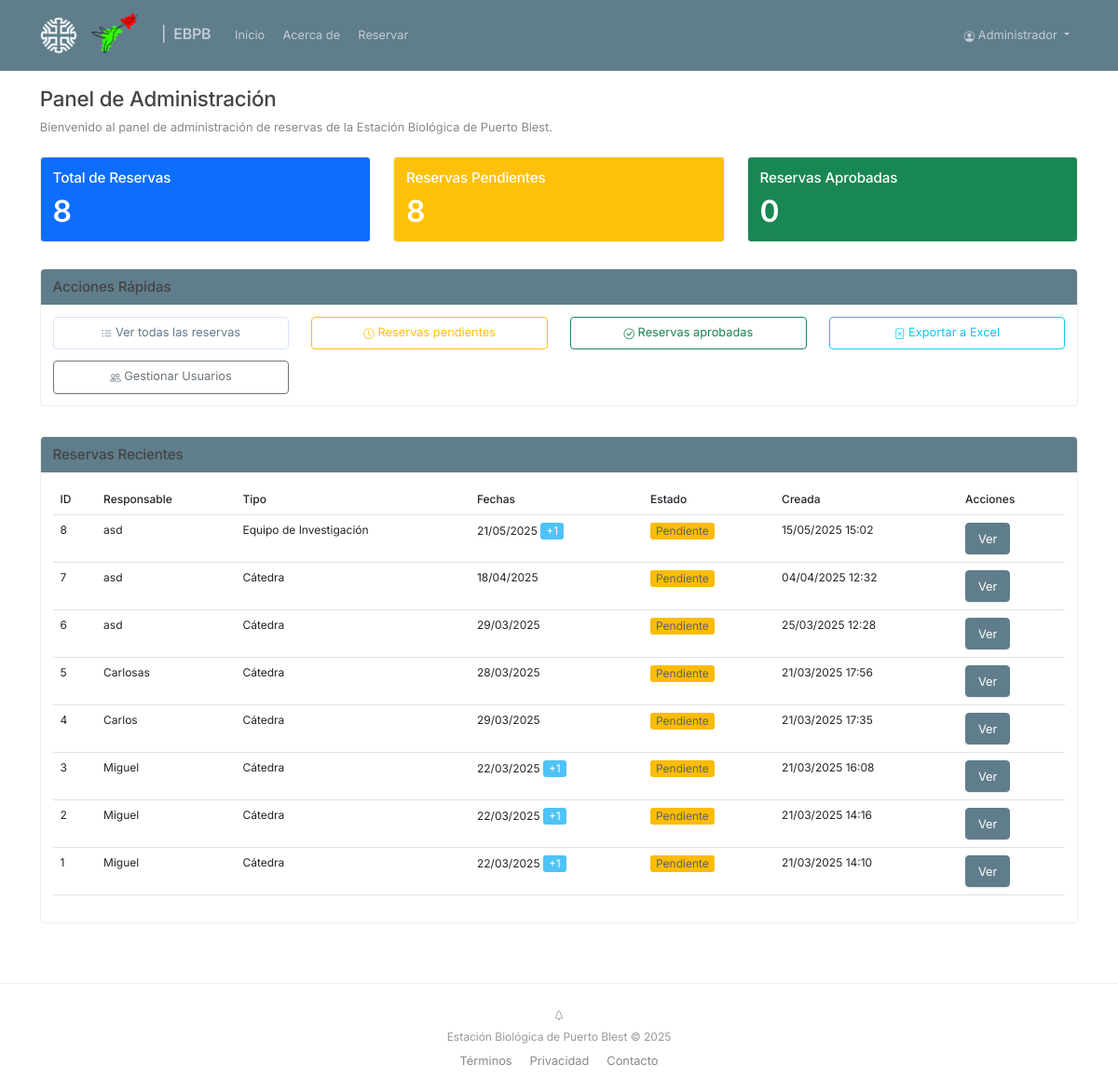
The app's page /admin/dashboard (signed in), older data.
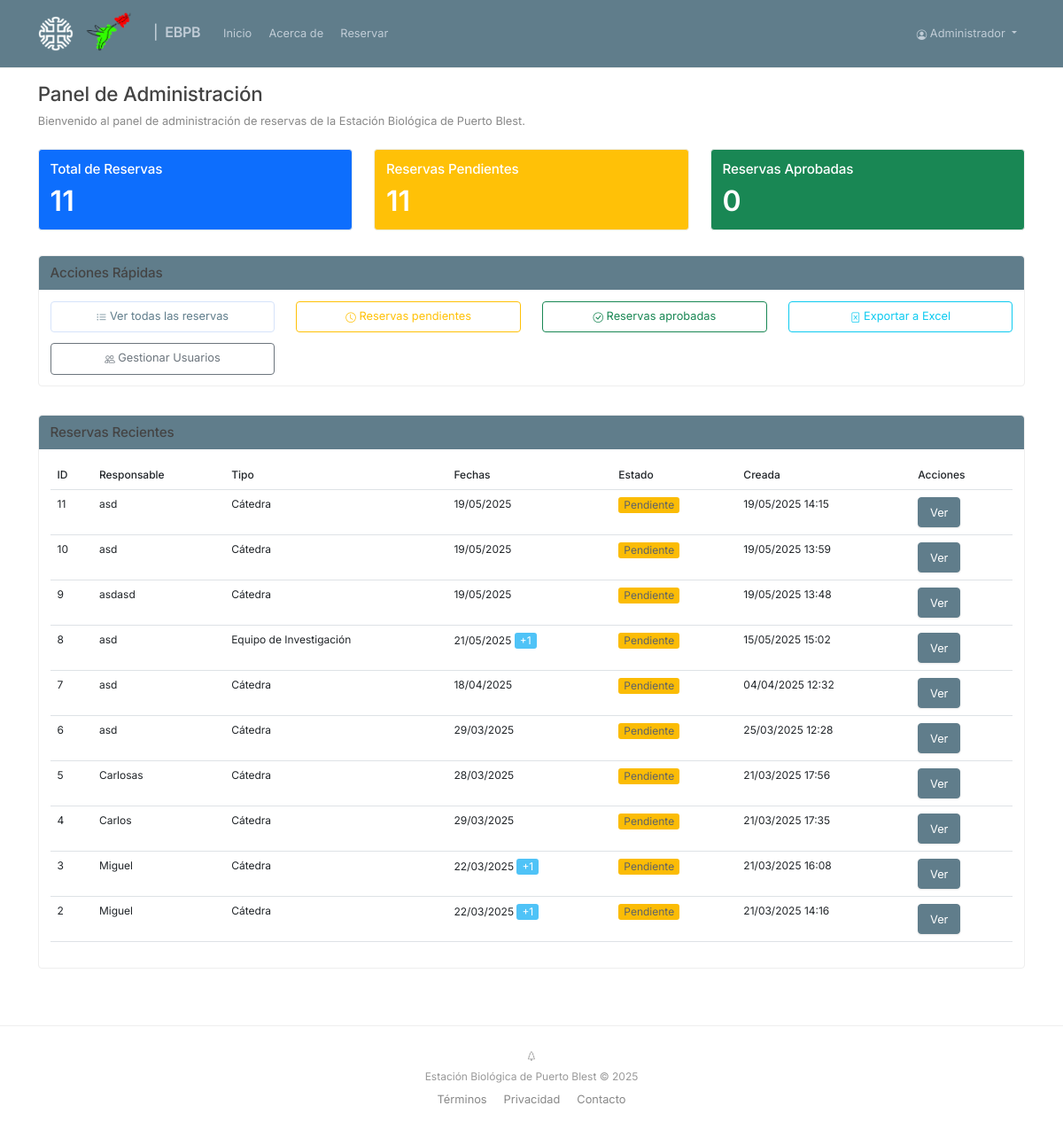
The same page, newer data.
### app/models/reservation.py (models this page shows, shortened)
class Reservation(db.Model):
    __tablename__ = 'reservations'
    id = db.Column(db.Integer, primary_key=True)
    person_in_charge = db.Column(db.String(100), nullable=False)
    dni = db.Column(db.String(20), nullable=False)
    phone = db.Column(db.String(20), nullable=False)
    email = db.Column(db.String(120), nullable=False)
    alternative_email = db.Column(db.String(120), nullable=True)
    postal_address = db.Column(db.String(200), nullable=False)
    institution = db.Column(db.String(200), nullable=False)
    reservation_type = db.Column(db.String(50), nullable=False)
    parks_permit_number = db.Column(db.String(50), nullable=True)
    department = db.Column(db.String(200), nullable=True)  # Para cátedras
    subject = db.Column(db.String(200), nullable=True)     # Para cátedras
    project_name = db.Column(db.String(500), nullable=True)  # Para equipos de investigación
    project_code = db.Column(db.String(100), nullable=True)  # Para equipos de investigación
    project_director = db.Column(db.String(100), nullable=True)  # Para equipos de investigación
    objetivos = db.Column(db.Text, nullable=True)  # Nuevo campo para objetivos
    activity_details = db.Column(db.Text, nullable=True)
    observations = db.Column(db.Text, nullable=True)
    equipment = db.Column(db.Text, nullable=True)
    requiere_pasajes = db.Column(db.Boolean, default=False)  # Nuevo campo para gestión de pasajes
    activity_sites = db.Column(db.String(255), nullable=True)  # Sitios donde se desarrollarán las actividades
    requiere_ayudantes = db.Column(db.Boolean, default=False)  # Requiere ayudantes/colaboradores
    requiere_pasajes_equipo = db.Column(db.Boolean, default=False)  # Requiere pasajes con descuento
    requiere_vianda = db.Column(db.Boolean, default=False)  # Requiere servicio de vianda
    status = db.Column(db.String(20), default='pendiente')  # pendiente, aprobada, rechazada, cancelada
    created_at = db.Column(db.DateTime, default=datetime.utcnow)
    updated_at = db.Column(db.DateTime, default=datetime.utcnow, onupdate=datetime.utcnow)
    pdf_path = db.Column(db.String(255), nullable=True)
    drive_folder_id = db.Column(db.String(255), nullable=True)
    date_ranges = db.relationship('ReservationDate', back_populates='reservation', cascade='all, delete-orphan')
    participants = db.relationship('Participant', back_populates='reservation', cascade='all, delete-orphan')

### app/models/reservation_date.py (models this page shows, shortened)
class ReservationDate(db.Model):
    __tablename__ = 'reservation_dates'
    id = db.Column(db.Integer, primary_key=True)
    reservation_id = db.Column(db.Integer, db.ForeignKey('reservations.id'), nullable=False)
    date = db.Column(db.Date, nullable=False)
    num_people = db.Column(db.Integer, nullable=False, default=1)
    is_overnight = db.Column(db.Boolean, default=False)
    purpose = db.Column(db.String(50), nullable=True)
    reservation = db.relationship('Reservation', back_populates='date_ranges')

### app/controllers/admin.py (the view)
@admin_bp.route('/dashboard')
@login_required
def dashboard():
    if not current_user.is_admin:
        flash('Acceso denegado. Necesitas permisos de administrador.', 'danger')
        return redirect(url_for('main.index'))
    total_reservations = Reservation.query.count()
    pending_reservations = Reservation.query.filter_by(status='pendiente').count()
    approved_reservations = Reservation.query.filter_by(status='aprobada').count()
    recent_reservations = Reservation.query.order_by(Reservation.created_at.desc()).limit(10).all()
    return render_template('admin/dashboard.html',
                          total_reservations=total_reservations,
                          pending_reservations=pending_reservations,
                          approved_reservations=approved_reservations,
                          recent_reservations=recent_reservations)

### app/templates/admin/dashboard.html (shortened to what the changed rows need)
{% extends 'base.html' %}
{% block content %}
<div class="row mb-4">
    <div class="col-md-12">
        <h2>Panel de Administración</h2>
    </div>
</div>
<div class="row mb-4">
    <div class="col-md-4">
        <div class="card text-white bg-primary mb-3">
            <div class="card-body">
                <h5 class="card-title">Total de Reservas</h5>
                <p class="card-text display-4">{{ total_reservations }}</p>
            </div>
        </div>
    </div>
    <div class="col-md-4">
        <div class="card text-white bg-warning mb-3">
            <div class="card-body">
                <h5 class="card-title">Reservas Pendientes</h5>
                <p class="card-text display-4">{{ pending_reservations }}</p>
            </div>
        </div>
    </div>
</div>
<div class="row">
    <div class="col-md-12">
        <div class="card">
            <div class="card-body">
                <div class="table-responsive">
                    <table class="table table-hover">
                        <thead>
                            <tr>
                                <th>ID</th>
                                <th>Responsable</th>
                                <th>Tipo</th>
                                <th>Fechas</th>
                                <th>Estado</th>
                                <th>Creada</th>
                                <th>Acciones</th>
                            </tr>
                        </thead>
                        <tbody>
                            {% for reservation in recent_reservations %}
                            <tr>
                                <td>{{ reservation.id }}</td>
                                <td>{{ reservation.person_in_charge }}</td>
                                <td>
                                    {% if reservation.reservation_type == 'catedra' %}
                                        Cátedra
                                    {% else %}
                                        Equipo de Investigación
                                    {% endif %}
                                </td>
                                <td>
                                    {% if reservation.date_ranges|length > 0 %}
                                        {{ reservation.date_ranges[0].date.strftime('%d/%m/%Y') }}
                                        {% if reservation.date_ranges|length > 1 %}
                                            <span class="badge bg-info">+{{ reservation.date_ranges|length - 1 }}</span>
                                        {% endif %}
                                    {% else %}
                                        N/A
                                    {% endif %}
                                </td>
                                <td>
                                    {% if reservation.status == 'pendiente' %}
                                        <span class="badge bg-warning">Pendiente</span>
                                    {% elif reservation.status == 'aprobada' %}
                                        <span class="badge bg-success">Aprobada</span>
                                    {% elif reservation.status == 'rechazada' %}
                                        <span class="badge bg-danger">Rechazada</span>
                                    {% elif reservation.status == 'cancelada' %}
                                        <span class="badge bg-secondary">Cancelada</span>
                                    {% endif %}
                                </td>
                                <td>{{ reservation.created_at.strftime('%d/%m/%Y %H:%M') }}</td>
                                <td>
                                    <a href="{{ url_for('admin.view_reservation', reservation_id=reservation.id) }}" class="btn btn-sm btn-primary">Ver</a>
                                </td>
                            </tr>
                            {% else %}
                            <tr>
                                <td colspan="7" class="text-center">No hay reservas recientes</td>
                            </tr>
                            {% endfor %}
                        </tbody>
                    </table>
                </div>
            </div>
        </div>
    </div>
</div>
{% endblock %}

Row changes from the older to the newer data that the page shows:
no longer on this page (row unchanged): Reservation: id "1", person_in_charge "Miguel", reservation_type "Cátedra", date "22/03/2025", date_ranges|length "1", status "Pendiente", created_at "21/03/2025 14:10"
added Reservation: id "11", person_in_charge "asd", reservation_type "Cátedra", date "19/05/2025", status "Pendiente", created_at "19/05/2025 14:15"
added Reservation: id "10", person_in_charge "asd", reservation_type "Cátedra", date "19/05/2025", status "Pendiente", created_at "19/05/2025 13:59"
added Reservation: id "9", person_in_charge "asdasd", reservation_type "Cátedra", date "19/05/2025", status "Pendiente", created_at "19/05/2025 13:48"
Text that changed along with them:
{{ total_reservations }}: "8" → "11"
{{ pending_reservations }}: "8" → "11"
